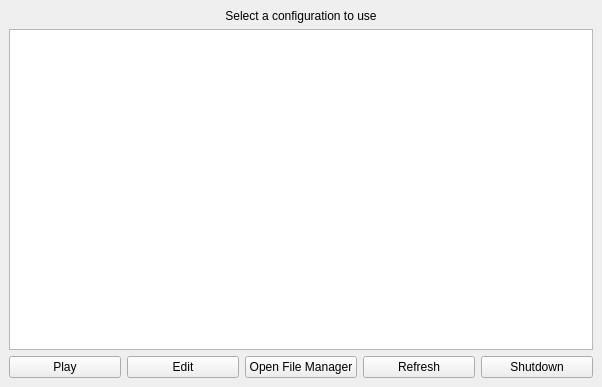
<?xml version="1.0" encoding="UTF-8"?>
<ui version="4.0">
 <class>MainWindow</class>
 <widget class="QMainWindow" name="MainWindow">
  <property name="geometry">
   <rect>
    <x>0</x>
    <y>0</y>
    <width>602</width>
    <height>387</height>
   </rect>
  </property>
  <property name="windowTitle">
   <string>MainWindow</string>
  </property>
  <widget class="QWidget" name="centralwidget">
   <layout class="QVBoxLayout" name="verticalLayout">
    <item>
     <widget class="QLabel" name="label">
      <property name="text">
       <string>Select a configuration to use</string>
      </property>
      <property name="alignment">
       <set>Qt::AlignCenter</set>
      </property>
     </widget>
    </item>
    <item>
     <widget class="QListWidget" name="listWidget">
      <property name="mouseTracking">
       <bool>true</bool>
      </property>
      <property name="sortingEnabled">
       <bool>true</bool>
      </property>
     </widget>
    </item>
    <item>
     <layout class="QHBoxLayout" name="horizontalLayout">
      <item>
       <widget class="QPushButton" name="buttonPlay">
        <property name="text">
         <string>Play</string>
        </property>
       </widget>
      </item>
      <item>
       <widget class="QPushButton" name="buttonEdit">
        <property name="text">
         <string>Edit</string>
        </property>
       </widget>
      </item>
      <item>
       <widget class="QPushButton" name="fileManager">
        <property name="text">
         <string>Open File Manager</string>
        </property>
       </widget>
      </item>
      <item>
       <widget class="QPushButton" name="buttonRefresh">
        <property name="text">
         <string>Refresh</string>
        </property>
       </widget>
      </item>
      <item>
       <widget class="QPushButton" name="buttonShutdown">
        <property name="text">
         <string>Shutdown</string>
        </property>
       </widget>
      </item>
     </layout>
    </item>
   </layout>
  </widget>
 </widget>
 <resources/>
 <connections>
  <connection>
   <sender>buttonPlay</sender>
   <signal>clicked()</signal>
   <receiver>MainWindow</receiver>
   <slot>buttonPlayClicked()</slot>
   <hints>
    <hint type="sourcelabel">
     <x>88</x>
     <y>377</y>
    </hint>
    <hint type="destinationlabel">
     <x>300</x>
     <y>193</y>
    </hint>
   </hints>
  </connection>
  <connection>
   <sender>buttonEdit</sender>
   <signal>clicked()</signal>
   <receiver>MainWindow</receiver>
   <slot>buttonEditClicked()</slot>
   <hints>
    <hint type="sourcelabel">
     <x>229</x>
     <y>377</y>
    </hint>
    <hint type="destinationlabel">
     <x>300</x>
     <y>193</y>
    </hint>
   </hints>
  </connection>
  <connection>
   <sender>buttonShutdown</sender>
   <signal>clicked()</signal>
   <receiver>MainWindow</receiver>
   <slot>buttonShutdownClicked()</slot>
   <hints>
    <hint type="sourcelabel">
     <x>592</x>
     <y>377</y>
    </hint>
    <hint type="destinationlabel">
     <x>300</x>
     <y>193</y>
    </hint>
   </hints>
  </connection>
  <connection>
   <sender>fileManager</sender>
   <signal>clicked()</signal>
   <receiver>MainWindow</receiver>
   <slot>buttonOpenFileManagerClicked()</slot>
   <hints>
    <hint type="sourcelabel">
     <x>366</x>
     <y>377</y>
    </hint>
    <hint type="destinationlabel">
     <x>392</x>
     <y>380</y>
    </hint>
   </hints>
  </connection>
  <connection>
   <sender>listWidget</sender>
   <signal>currentItemChanged(QListWidgetItem*,QListWidgetItem*)</signal>
   <receiver>MainWindow</receiver>
   <slot>listEntryChanged()</slot>
   <hints>
    <hint type="sourcelabel">
     <x>484</x>
     <y>104</y>
    </hint>
    <hint type="destinationlabel">
     <x>598</x>
     <y>116</y>
    </hint>
   </hints>
  </connection>
  <connection>
   <sender>buttonRefresh</sender>
   <signal>clicked()</signal>
   <receiver>MainWindow</receiver>
   <slot>buttonRefreshClicked()</slot>
   <hints>
    <hint type="sourcelabel">
     <x>413</x>
     <y>362</y>
    </hint>
    <hint type="destinationlabel">
     <x>364</x>
     <y>385</y>
    </hint>
   </hints>
  </connection>
 </connections>
 <slots>
  <slot>buttonPlayClicked()</slot>
  <slot>buttonEditClicked()</slot>
  <slot>buttonCreateClicked()</slot>
  <slot>buttonShutdownClicked()</slot>
  <slot>buttonOpenFileManagerClicked()</slot>
  <slot>listEntryChanged()</slot>
  <slot>buttonRefreshClicked()</slot>
 </slots>
</ui>
